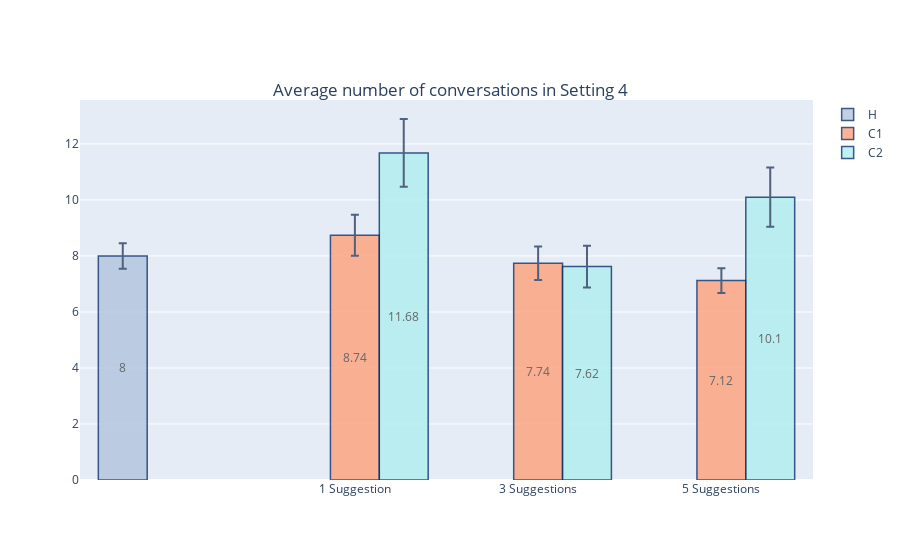

Write notebook code for a chart like this one.
### Code cell
colors = ['#FAEBD7', '#FFA07A', '#B0C4DE', '#AFEEEE', '#8FBC8F']
x = ['1 Suggestion', '3 Suggestions', '5 Suggestions']
fig = go.Figure()

xHuman = ['']
yHuman = [numDiagSet1]
yHumanErorr = [np.std(z)/math.sqrt(len(z)) for z in yHuman] 
yHuman = [round(statistics.mean(z), 2) for z in yHuman]

fig.add_trace(go.Bar(
    name='H',
    x=xHuman, y=yHuman, text=yHuman, textposition='inside',insidetextanchor='middle',
    marker_color='#B0C4DE',
    marker_line_color='rgb(8,48,107)', marker_line_width=1.5, opacity=0.8,
    error_y=dict(type='data', array=yHumanErorr)
))

ySuggOnly = [sugg1, sugg3, sugg5]
ySuggOnlyErorr = [np.std(z)/math.sqrt(len(z)) for z in ySuggOnly] 
ySuggOnly = [round(statistics.mean(z), 2) for z in ySuggOnly]

fig.add_trace(go.Bar(
    name='C1',
    x=x, y=ySuggOnly, text=ySuggOnly, textposition='inside',insidetextanchor='middle',
    marker_color='lightsalmon',
    marker_line_color='rgb(8,48,107)', marker_line_width=1.5, opacity=0.8,
    error_y=dict(type='data', array=ySuggOnlyErorr)
))

yAutoSugg = [autoSugg1, autoSugg3, autoSugg5]
yAutoSuggErorr = [np.std(z)/math.sqrt(len(z)) for z in yAutoSugg] 
yAutoSugg = [round(statistics.mean(z), 2) for z in yAutoSugg]

fig.add_trace(go.Bar(
    name='C2',
    x=x, y=yAutoSugg, text=yAutoSugg, textposition='inside',insidetextanchor='middle',
    marker_color='#AFEEEE',
    marker_line_color='rgb(8,48,107)', marker_line_width=1.5, opacity=0.8,
    error_y=dict(type='data', array=yAutoSuggErorr)
))


fig.update_layout(
    title={
        'text': 'Average number of conversations in Setting 4',
        'y':0.85,
        'x':0.5,
        'xanchor': 'center',
        'yanchor': 'top'})

fig.show()

### Figure 1 — Plotly figure (JSON) as saved in the notebook; plotly's stock layout.template omitted (floating-point values rounded to 4 significant figures)
{"data": [{"error_y": {"array": [0.4578], "type": "data"}, "insidetextanchor": "middle", "marker": {"color": "#B0C4DE", "line": {"color": "rgb(8,48,107)", "width": 1.5}}, "name": "H", "opacity": 0.8, "text": ["8"], "textposition": "inside", "type": "bar", "x": [""], "y": [8]}, {"error_y": {"array": [0.7326, 0.5965, 0.4415], "type": "data"}, "insidetextanchor": "middle", "marker": {"color": "lightsalmon", "line": {"color": "rgb(8,48,107)", "width": 1.5}}, "name": "C1", "opacity": 0.8, "text": ["8.74", "7.74", "7.12"], "textposition": "inside", "type": "bar", "x": ["1 Suggestion", "3 Suggestions", "5 Suggestions"], "y": [8.74, 7.74, 7.12]}, {"error_y": {"array": [1.21, 0.7472, 1.058], "type": "data"}, "insidetextanchor": "middle", "marker": {"color": "#AFEEEE", "line": {"color": "rgb(8,48,107)", "width": 1.5}}, "name": "C2", "opacity": 0.8, "text": ["11.68", "7.62", "10.1"], "textposition": "inside", "type": "bar", "x": ["1 Suggestion", "3 Suggestions", "5 Suggestions"], "y": [11.68, 7.62, 10.1]}], "layout": {"title": {"text": "Average number of conversations in Setting 4", "x": 0.5, "xanchor": "center", "y": 0.85, "yanchor": "top"}}}
